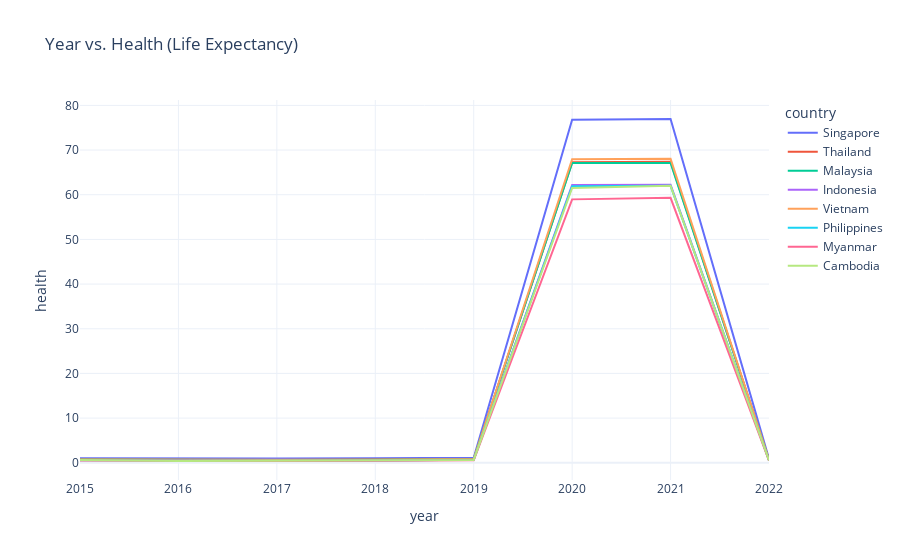

Source (notebook cell):
### Code cell
fig=px.line(df_asean,x='year',y='health',color='country',template="plotly_white",title='Year vs. Health (Life Expectancy)')
fig.show()

### Figure 1 — Plotly figure (JSON) as saved in the notebook; plotly's stock layout.template omitted (floating-point values rounded to 4 significant figures)
{"data": [{"hovertemplate": "country=Singapore<br>year=%{x}<br>health=%{y}<extra></extra>", "legendgroup": "Singapore", "line": {"color": "#636efa", "dash": "solid"}, "marker": {"symbol": "circle"}, "mode": "lines", "name": "Singapore", "orientation": "v", "showlegend": true, "type": "scatter", "x": [2015, 2016, 2017, 2018, 2019, 2020, 2021, 2022], "xaxis": "x", "y": [1.025, 0.9472, 0.9495, 1.008, 1.141, 76.8, 76.95, 0.851], "yaxis": "y"}, {"hovertemplate": "country=Thailand<br>year=%{x}<br>health=%{y}<extra></extra>", "legendgroup": "Thailand", "line": {"color": "#EF553B", "dash": "solid"}, "marker": {"symbol": "circle"}, "mode": "lines", "name": "Thailand", "orientation": "v", "showlegend": true, "type": "scatter", "x": [2015, 2016, 2017, 2018, 2019, 2020, 2021, 2022], "xaxis": "x", "y": [0.7385, 0.6492, 0.6472, 0.707, 0.828, 67.25, 67.4, 0.697], "yaxis": "y"}, {"hovertemplate": "country=Malaysia<br>year=%{x}<br>health=%{y}<extra></extra>", "legendgroup": "Malaysia", "line": {"color": "#00cc96", "dash": "solid"}, "marker": {"symbol": "circle"}, "mode": "lines", "name": "Malaysia", "orientation": "v", "showlegend": true, "type": "scatter", "x": [2015, 2016, 2017, 2018, 2019, 2020, 2021, 2022], "xaxis": "x", "y": [0.7239, 0.6237, 0.6188, 0.669, 0.828, 67.1, 67.1, 0.62], "yaxis": "y"}, {"hovertemplate": "country=Indonesia<br>year=%{x}<br>health=%{y}<extra></extra>", "legendgroup": "Indonesia", "line": {"color": "#ab63fa", "dash": "solid"}, "marker": {"symbol": "circle"}, "mode": "lines", "name": "Indonesia", "orientation": "v", "showlegend": true, "type": "scatter", "x": [2015, 2016, 2017, 2018, 2019, 2020, 2021, 2022], "xaxis": "x", "y": [0.6379, 0.4937, 0.4923, 0.522, 0.66, 62.16, 62.24, 0.539], "yaxis": "y"}, {"hovertemplate": "country=Vietnam<br>year=%{x}<br>health=%{y}<extra></extra>", "legendgroup": "Vietnam", "line": {"color": "#FFA15A", "dash": "solid"}, "marker": {"symbol": "circle"}, "mode": "lines", "name": "Vietnam", "orientation": "v", "showlegend": true, "type": "scatter", "x": [2015, 2016, 2017, 2018, 2019, 2020, 2021, 2022], "xaxis": "x", "y": [0.7468, 0.6616, 0.6522, 0.702, 0.851, 67.95, 68.03, 0.611], "yaxis": "y"}, {"hovertemplate": "country=Philippines<br>year=%{x}<br>health=%{y}<extra></extra>", "legendgroup": "Philippines", "line": {"color": "#19d3f3", "dash": "solid"}, "marker": {"symbol": "circle"}, "mode": "lines", "name": "Philippines", "orientation": "v", "showlegend": true, "type": "scatter", "x": [2015, 2016, 2017, 2018, 2019, 2020, 2021, 2022], "xaxis": "x", "y": [0.5811, 0.4704, 0.468, 0.513, 0.657, 61.93, 62, 0.514], "yaxis": "y"}, {"hovertemplate": "country=Myanmar<br>year=%{x}<br>health=%{y}<extra></extra>", "legendgroup": "Myanmar", "line": {"color": "#FF6692", "dash": "solid"}, "marker": {"symbol": "circle"}, "mode": "lines", "name": "Myanmar", "orientation": "v", "showlegend": true, "type": "scatter", "x": [2015, 2016, 2017, 2018, 2019, 2020, 2021, 2022], "xaxis": "x", "y": [0.4825, 0.3988, 0.3975, 0.429, 0.555, 58.96, 59.3, 0.491], "yaxis": "y"}, {"hovertemplate": "country=Cambodia<br>year=%{x}<br>health=%{y}<extra></extra>", "legendgroup": "Cambodia", "line": {"color": "#B6E880", "dash": "solid"}, "marker": {"symbol": "circle"}, "mode": "lines", "name": "Cambodia", "orientation": "v", "showlegend": true, "type": "scatter", "x": [2015, 2016, 2017, 2018, 2019, 2020, 2021, 2022], "xaxis": "x", "y": [0.6111, 0.4249, 0.4298, 0.457, 0.637, 61.53, 62, 0.505], "yaxis": "y"}], "layout": {"legend": {"title": {"text": "country"}, "tracegroupgap": 0}, "title": {"text": "Year vs. Health (Life Expectancy)"}, "xaxis": {"anchor": "y", "domain": [0, 1], "title": {"text": "year"}}, "yaxis": {"anchor": "x", "domain": [0, 1], "title": {"text": "health"}}}}
